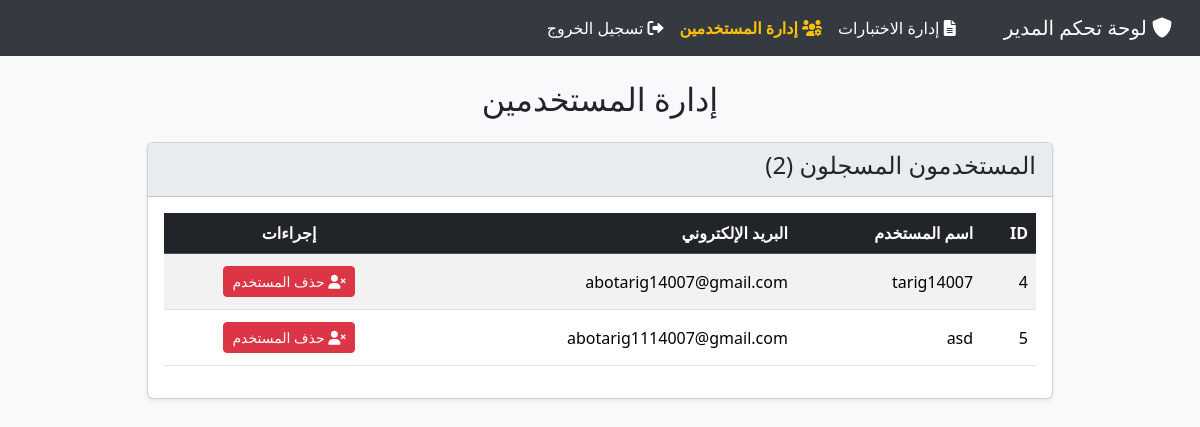
The app's page /admin/manage-users (signed in) with its own data.
### tables this page shows
CREATE TABLE users (
            id INTEGER PRIMARY KEY AUTOINCREMENT,
            username TEXT UNIQUE NOT NULL,
            password_hash TEXT NOT NULL,
            email TEXT UNIQUE NOT NULL
        );

### app.py (the view)
@admin_bp.route('/manage-users')
def manage_users():
    conn = None
    users = []
    try:
        conn = get_db()
        cursor = conn.cursor()
        cursor.execute("SELECT id, username, email FROM users WHERE username != 'admin' ORDER BY id")
        users = cursor.fetchall()
    except sqlite3.Error as e:
        flash(f'خطأ في جلب المستخدمين: {e}', 'danger')
    finally:
        if conn:
            conn.close()
    return render_template('admin/manage_users.html', users=users)

### app.py (called while the page is built)
@admin_bp.before_request
def require_admin_login():
    if 'user_id' not in session:
        flash('الرجاء تسجيل الدخول للوصول لهذه الصفحة.', 'warning')
        return redirect(url_for('login'))
    if session.get('username') != 'admin':
        flash('ليس لديك الصلاحيات الكافية.', 'danger')
        return redirect(url_for('dashboard')) # Redirect non-admins away

@app.context_processor
def inject_now():
    return {'now': dt.utcnow}

def get_db():
    conn = sqlite3.connect(DATABASE)
    conn.row_factory = sqlite3.Row
    conn.execute("PRAGMA foreign_keys = ON") # Enable foreign key support for cascade delete
    return conn

### templates/admin/manage_users.html (shortened to what this page needs)
{% extends "admin/admin_base.html" %}
{% block content %}
<div class="container mt-4">
  <div class="row">
    <div class="col-md-10 mx-auto">
      <h2 class="text-center mb-4">إدارة المستخدمين</h2>
      <div class="card shadow-sm">
        <div class="card-header">
          <h4>المستخدمون المسجلون ({{ users|length }})</h4>
        </div>
        <div class="card-body">
          {% if users %}
          <div class="table-responsive">
            <table class="table table-striped table-hover align-middle">
              <thead class="table-dark">
                <tr>
                  <th>ID</th>
                  <th>اسم المستخدم</th>
                  <th>البريد الإلكتروني</th>
                  <th class="text-center">إجراءات</th>
                </tr>
              </thead>
              <tbody>
                {% for user in users %}
                <tr>
                  <td>{{ user.id }}</td>
                  <td>{{ user.username }}</td>
                  <td>{{ user.email }}</td>
                  <td class="text-center">
                    <a
                      href="{{ url_for('admin.delete_user', user_id=user.id) }}"
                      class="btn btn-danger btn-sm m-1"
                      onclick="return confirm('تحذير! هل أنت متأكد من حذف المستخدم {{ user.username }}؟ سيتم حذف جميع نتائجه السابقة بشكل دائم.');"
                    >
                      <i class="fas fa-user-times"></i> حذف المستخدم
                    </a>
                  </td>
                </tr>
                {% endfor %}
              </tbody>
            </table>
          </div>
          {% else %}
          <p class="text-center text-muted">لا يوجد مستخدمون مسجلون (بخلاف المدير).</p>
          {% endif %}
        </div>
      </div>
    </div>
  </div>
</div>
{% endblock %}

### templates/admin/admin_base.html (style rules this page uses)
body { background-color: #f8f9fa; }
.card-header { background-color: #e9ecef; }

### records on screen
users: id "4", username "tarig14007", email "abotarig14007@gmail.com"
users: id "5", username "asd", email "abotarig1114007@gmail.com"

### other values on screen
{{ users|length }} "2"
